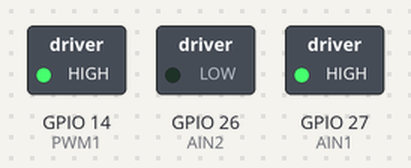
Bench run of a sketch on a simulated ESP32. Shown: switched loads named in the sketch (green lamp = pin HIGH). What the sketch prints to the serial monitor is not drawn.

Above: at 10.1 s.
At 40.1 s:
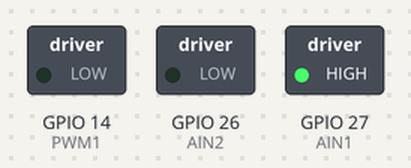
Timing chart, 0 to 41.6 s (numbered marks = the images above):
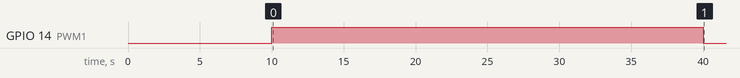

The sketch:

test_pump_flow.ino
```cpp
    /*
  TB6612FNG-Dual-Driver
  made on 28 oct 2020
  by Amir Mohammad Shojaee @ Electropeak
  Home

  Tested with ESP32 WROOM32, TB6612, ESP32 Dev Modeule
*/


#include <analogWrite.h>

#define AIN1 27
#define AIN2 26
#define PWM1 14

int pmwvalue;

void setup() {
  Serial.begin(115200);
  Serial.println("Setup");

  pinMode(PWM1,OUTPUT);
  pinMode(AIN1,OUTPUT);
  pinMode(AIN2,OUTPUT);

  digitalWrite(AIN1,HIGH); //Motor A Rotate Clockwise
  digitalWrite(AIN2,LOW);

  Serial.println("Starting in 10s ...");
  delay(10000);
  Serial.println("Started pump!");

  digitalWrite(AIN1,HIGH); //Motor A Rotate Clockwise
  digitalWrite(AIN2,LOW);

  /// Set to test value
  pmwvalue = 1 * 255; // max 255
  analogWrite(PWM1,pmwvalue);
  delay(30000); // 30s
  analogWrite(PWM1,0);
}

void loop() {

//  Serial.println("Starting in 10s ...");
//  delay(10000); // 10s

  // 10%
//  Serial.println("Running at 10%");
//  delay(100);
//  pmwvalue = 0.1 * 255; // max 255
//  digitalWrite(AIN1,HIGH); //Motor A Rotate Clockwise
//  digitalWrite(AIN2,LOW);
//  analogWrite(PWM1,pmwvalue);
//  delay(30000); // 30s
//
//  Serial.println("Taking a break for 30s ...");
//  delay(30000); // 30s

  // 25%
//  Serial.println("Running at 25%");
//  delay(100);
//  pmwvalue = 0.25 * 255; // max 255
//  digitalWrite(AIN1,HIGH); //Motor A Rotate Clockwise
//  digitalWrite(AIN2,LOW);
//  analogWrite(PWM1,pmwvalue);
//  delay(30000); // 30s
//
//  Serial.println("Taking a break for 30s ...");
//  delay(30000); // 30s
//
//  // 50%
//  Serial.println("Running at 50%");
//  delay(100);
//  pmwvalue = 0.5 * 255; // max 255
//  digitalWrite(AIN1,HIGH); //Motor A Rotate Clockwise
//  digitalWrite(AIN2,LOW);
//  analogWrite(PWM1,pmwvalue);
//  delay(30000); // 30s
//
//  Serial.println("Taking a break for 30s ...");
//  delay(30000); // 30s
//
//  // 75%
//  Serial.println("Running at 75%");
//  delay(100);
//  pmwvalue = 0.75 * 255; // ~80% max 255
//  digitalWrite(AIN1,HIGH); //Motor A Rotate Clockwise
//  digitalWrite(AIN2,LOW);
//  analogWrite(PWM1,pmwvalue);
//  delay(30000); // 30s
//
//  Serial.println("Taking a break for 30s ...");
//  delay(30000); // 30s
//
//  // 100%
//  Serial.println("Running at 100%");
//  delay(100);
//  pmwvalue = 1 * 255; // max 255
//  digitalWrite(AIN1,HIGH); //Motor A Rotate Clockwise
//  digitalWrite(AIN2,LOW);
//  analogWrite(PWM1,pmwvalue);
//  delay(30000); // 30s
//
//  Serial.println("Taking a break for 30s ...");
//  delay(30000); // 30s

//// Run backwards
//  digitalWrite(AIN1,LOW); //Motor A Rotate Counter Clockwise
//  digitalWrite(AIN2,HIGH);
//  analogWrite(PWM1,124);
//  delay(30000); // 30s
}
```
